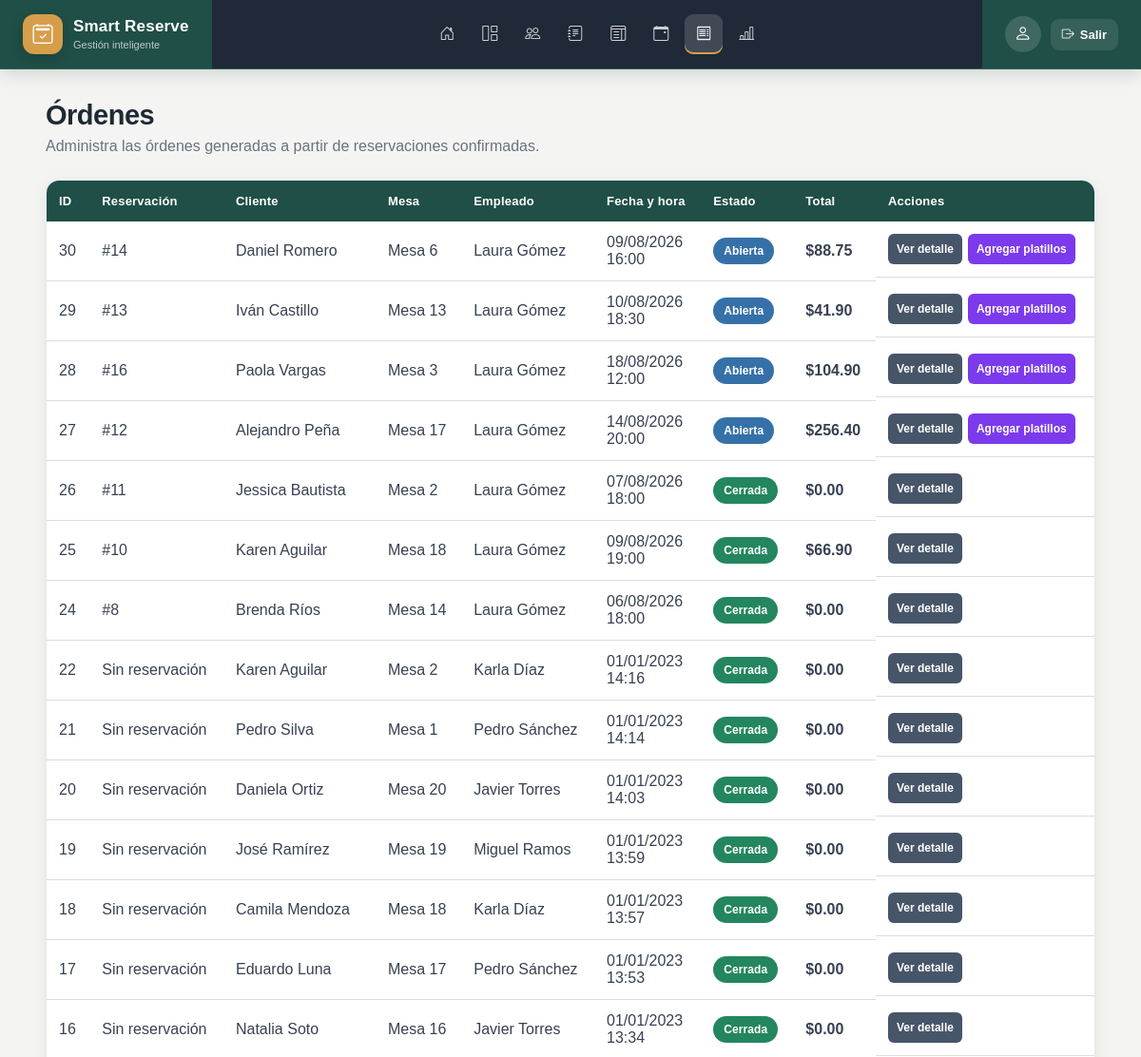
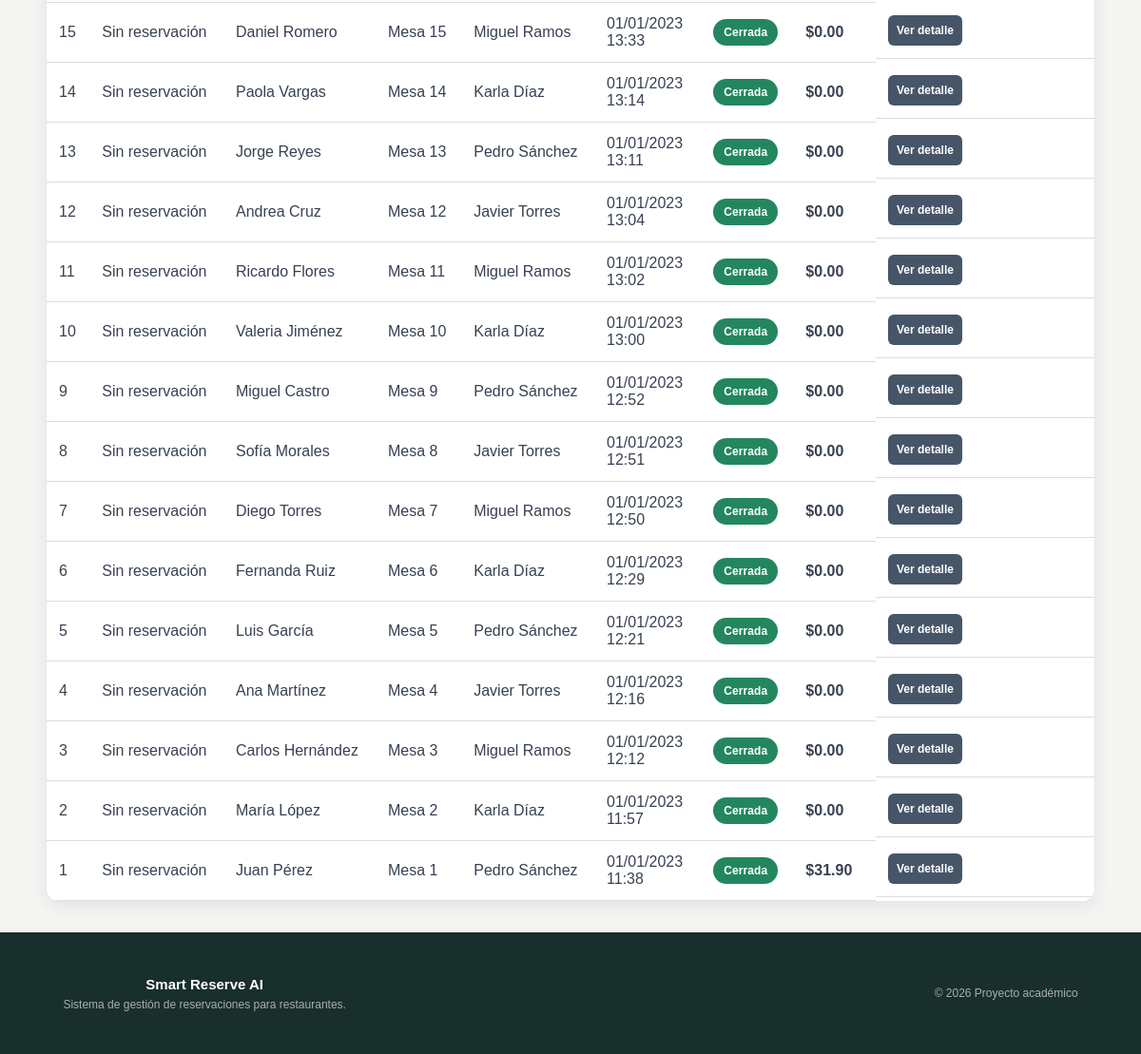
The page /ordenes.php on the database its author committed (2 pictures, top to bottom).
### tables this page shows
CREATE TABLE `orden` (
  `id_orden` int(11) NOT NULL,
  `id_cliente` int(11) NOT NULL,
  `id_mesa` int(11) NOT NULL,
  `id_usuario` int(11) NOT NULL,
  `fecha` date NOT NULL,
  `hora` time NOT NULL,
  `id_reservacion` int(11) DEFAULT NULL,
  `estado` enum('Abierta','Cerrada','Cancelada') NOT NULL DEFAULT 'Abierta',
  `total` decimal(10,2) NOT NULL DEFAULT 0.00
);

CREATE TABLE `cliente` (
  `id_cliente` int(11) NOT NULL,
  `nombre` varchar(100) NOT NULL,
  `telefono` varchar(15) DEFAULT NULL,
  `correo` varchar(100) DEFAULT NULL
);

CREATE TABLE `mesa` (
  `id_mesa` int(11) NOT NULL,
  `numero_mesa` int(11) NOT NULL,
  `capacidad` int(11) NOT NULL,
  `ubicacion` varchar(50) DEFAULT NULL,
  `estado` varchar(20) DEFAULT NULL
);

CREATE TABLE `usuario` (
  `id_usuario` int(11) NOT NULL,
  `nombre` varchar(100) NOT NULL,
  `correo` varchar(100) DEFAULT NULL,
  `contraseña` varchar(255) DEFAULT NULL,
  `rol` varchar(50) DEFAULT NULL
);

### ordenes.php (the view, shortened to what this page needs)
<?php
include("includes/conexion.php");
$sql = "
    SELECT
        o.id_orden,
        o.id_reservacion,
        o.estado,
        o.total,
        c.nombre AS cliente,
        m.numero_mesa,
        u.nombre AS empleado,
        o.fecha,
        o.hora
    FROM orden o
    INNER JOIN cliente c
        ON o.id_cliente = c.id_cliente
    INNER JOIN mesa m
        ON o.id_mesa = m.id_mesa
    INNER JOIN usuario u
        ON o.id_usuario = u.id_usuario
    ORDER BY o.id_orden DESC
";
$ordenes = $conexion->query($sql);
include("includes/header.php");
?>
<div class="encabezado-pagina">
    <div>
        <h1>Órdenes</h1>
        <p>
            Administra las órdenes generadas a partir de reservaciones confirmadas.
        </p>
    </div>
</div>
<div class="tabla-contenedor">
    <table>
        <thead>
            <tr>
                <th>ID</th>
                <th>Reservación</th>
                <th>Cliente</th>
                <th>Mesa</th>
                <th>Empleado</th>
                <th>Fecha y hora</th>
                <th>Estado</th>
                <th>Total</th>
                <th>Acciones</th>
            </tr>
        </thead>
        <tbody>
        <?php if ($ordenes && $ordenes->num_rows > 0) { ?>
            <?php while ($orden = $ordenes->fetch_assoc()) { ?>
                <?php
                    $claseEstado = strtolower($orden["estado"]);
                ?>
                <tr>
                    <td>
                        <?= (int) $orden["id_orden"] ?>
                    </td>
                    <td>
                        <?php if ($orden["id_reservacion"] !== null) { ?>
                            #<?= (int) $orden["id_reservacion"] ?>
                        <?php } else { ?>
                            Sin reservación
                        <?php } ?>
                    </td>
                    <td>
                        <?= htmlspecialchars($orden["cliente"]) ?>
                    </td>
                    <td>
                        Mesa <?= (int) $orden["numero_mesa"] ?>
                    </td>
                    <td>
                        <?= htmlspecialchars($orden["empleado"]) ?>
                    </td>
                    <td>
                        <?= date(
                            "d/m/Y",
                            strtotime($orden["fecha"])
                        ) ?>
                        <br>
                        <?= date(
                            "H:i",
                            strtotime($orden["hora"])
                        ) ?>
                    </td>
                    <td>
                        <span class="estado-orden <?= $claseEstado ?>">
                            <?= htmlspecialchars($orden["estado"]) ?>
                        </span>
                    </td>
                    <td>
                        <strong>
                            $<?= number_format(
                                (float) $orden["total"],
                                2
                            ) ?>
                        </strong>
                    </td>
                    <td class="acciones">
                        <a
                            href="detalle_orden.php?id=<?= (int) $orden["id_orden"] ?>"
                            class="boton-accion ver-detalle"
                        >
                            Ver detalle
                        </a>
                        <?php if ($orden["estado"] === "Abierta") { ?>
                            <a
                                href="agregar_platillos.php?id=<?= (int) $orden["id_orden"] ?>"
                                class="boton-accion agregar-producto"
                            >
                                Agregar platillos
                            </a>
                        <?php } ?>
                    </td>
                </tr>
            <?php } ?>
        <?php } ?>
        </tbody>
    </table>
</div>
<?php include("includes/footer.php"); ?>

### estilos.css (style rules this page uses)
* { margin:0; padding:0; box-sizing:border-box; font-family:Arial, Helvetica, sans-serif; }
body { background:#f4f6f9; }
h1 { margin-bottom:20px; color:#1f2937; }
table { width:100%; border-collapse:collapse; background:white; box-shadow:0 2px 10px rgba(0,0,0,.1); }
th { background:#2563eb; color:white; padding:12px; }
td { padding:10px; border-bottom:1px solid #ddd; }
.encabezado-pagina { display:flex; justify-content:space-between; align-items:center; gap:20px; margin-bottom:25px; }
.encabezado-pagina h1 { margin-bottom:6px; }
.encabezado-pagina p { color:#64748b; }
.acciones { display:flex; flex-wrap:wrap; gap:6px; }
.boton-accion { color:white; text-decoration:none; font-size:12px; font-weight:bold; padding:7px 9px; border-radius:6px; }
.tabla-contenedor { overflow-x:auto; }
.estado-orden { display:inline-block; padding:7px 11px; border-radius:20px; color:white; font-size:12px; font-weight:bold; }
.estado-orden.abierta { background:#2563eb; }
.estado-orden.cerrada { background:#16a34a; }
.ver-detalle { background:#475569; }
.agregar-producto { background:#7c3aed; }
:root { --color-primario:#1f4f46; --color-primario-oscuro:#173c36; --color-secundario:#d69e4b; --color-fondo:#f4f5f2; --color-superficie:#ffffff; --color-texto:#1f2933; --color-texto-suave:#6b7280; --color-borde:#e5e7eb; --color-exito:#23865f; --color-advertencia:#d7902f; --color-error:#c94a4a; --sombra-suave:0 4px 16px rgba(31,41,51,.08); --sombra-media:0 10px 28px rgba(31,41,51,.12); --radio:14px; }
html { min-height:100%; }
body { min-height:100vh; display:flex; flex-direction:column; background:var(--color-fondo); color:var(--color-texto); font-family: Inter, "Segoe UI", Arial, sans-serif; }
h1 { color:var(--color-texto); font-size:29px; letter-spacing:-.5px; }
.encabezado-pagina { margin-bottom:26px; }
.encabezado-pagina p { margin-top:7px; color:var(--color-texto-suave); }
.tabla-contenedor { border-radius:var(--radio); overflow:auto; background:white; border:1px solid var(--color-borde); box-shadow:var(--sombra-suave); }
table { box-shadow:none; }
th { background:var(--color-primario); padding:14px 13px; text-align:left; font-size:13px; letter-spacing:.2px; }
td { padding:13px; color:#374151; }
tbody tr { transition:background .15s ease; }
.boton-accion { display:inline-flex; align-items:center; justify-content:center; gap:5px; min-height:32px; }
.estado, .estado-orden { letter-spacing:.1px; }
.disponible, .completada, .estado-orden.cerrada { background:var(--color-exito); }
.confirmada, .estado-orden.abierta { background:#3571a8; }

### rows shown on the page
orden: id_orden "30", id_reservacion "14", id_cliente.nombre "Daniel Romero", id_mesa.numero_mesa "6", id_usuario.nombre "Laura Gómez", fecha "09/08/2026", hora "16:00", estado "Abierta", total "88.75"
orden: id_orden "29", id_reservacion "13", id_cliente.nombre "Iván Castillo", id_mesa.numero_mesa "13", id_usuario.nombre "Laura Gómez", fecha "10/08/2026", hora "18:30", estado "Abierta", total "41.90"
orden: id_orden "28", id_reservacion "16", id_cliente.nombre "Paola Vargas", id_mesa.numero_mesa "3", id_usuario.nombre "Laura Gómez", fecha "18/08/2026", hora "12:00", estado "Abierta", total "104.90"
orden: id_orden "27", id_reservacion "12", id_cliente.nombre "Alejandro Peña", id_mesa.numero_mesa "17", id_usuario.nombre "Laura Gómez", fecha "14/08/2026", hora "20:00", estado "Abierta", total "256.40"
orden: id_orden "26", id_reservacion "11", id_cliente.nombre "Jessica Bautista", id_mesa.numero_mesa "2", id_usuario.nombre "Laura Gómez", fecha "07/08/2026", hora "18:00", estado "Cerrada", total "0.00"
orden: id_orden "25", id_reservacion "10", id_cliente.nombre "Karen Aguilar", id_mesa.numero_mesa "18", id_usuario.nombre "Laura Gómez", fecha "09/08/2026", hora "19:00", estado "Cerrada", total "66.90"
orden: id_orden "24", id_reservacion "8", id_cliente.nombre "Brenda Ríos", id_mesa.numero_mesa "14", id_usuario.nombre "Laura Gómez", fecha "06/08/2026", hora "18:00", estado "Cerrada", total "0.00"
orden: id_orden "22", shows "Sin reservación", id_cliente.nombre "Karen Aguilar", id_mesa.numero_mesa "2", id_usuario.nombre "Karla Díaz", fecha "01/01/2023", hora "14:16", estado "Cerrada", total "0.00"
orden: id_orden "21", shows "Sin reservación", id_cliente.nombre "Pedro Silva", id_mesa.numero_mesa "1", id_usuario.nombre "Pedro Sánchez", fecha "01/01/2023", hora "14:14", estado "Cerrada", total "0.00"
orden: id_orden "20", shows "Sin reservación", id_cliente.nombre "Daniela Ortiz", id_mesa.numero_mesa "20", id_usuario.nombre "Javier Torres", fecha "01/01/2023", hora "14:03", estado "Cerrada", total "0.00"
orden: id_orden "19", shows "Sin reservación", id_cliente.nombre "José Ramírez", id_mesa.numero_mesa "19", id_usuario.nombre "Miguel Ramos", fecha "01/01/2023", hora "13:59", estado "Cerrada", total "0.00"
orden: id_orden "18", shows "Sin reservación", id_cliente.nombre "Camila Mendoza", id_mesa.numero_mesa "18", id_usuario.nombre "Karla Díaz", fecha "01/01/2023", hora "13:57", estado "Cerrada", total "0.00"
orden: id_orden "17", shows "Sin reservación", id_cliente.nombre "Eduardo Luna", id_mesa.numero_mesa "17", id_usuario.nombre "Pedro Sánchez", fecha "01/01/2023", hora "13:53", estado "Cerrada", total "0.00"
orden: id_orden "16", shows "Sin reservación", id_cliente.nombre "Natalia Soto", id_mesa.numero_mesa "16", id_usuario.nombre "Javier Torres", fecha "01/01/2023", hora "13:34", estado "Cerrada", total "0.00"
orden: id_orden "15", shows "Sin reservación", id_cliente.nombre "Daniel Romero", id_mesa.numero_mesa "15", id_usuario.nombre "Miguel Ramos", fecha "01/01/2023", hora "13:33", estado "Cerrada", total "0.00"
orden: id_orden "14", shows "Sin reservación", id_cliente.nombre "Paola Vargas", id_mesa.numero_mesa "14", id_usuario.nombre "Karla Díaz", fecha "01/01/2023", hora "13:14", estado "Cerrada", total "0.00"
orden: id_orden "13", shows "Sin reservación", id_cliente.nombre "Jorge Reyes", id_mesa.numero_mesa "13", id_usuario.nombre "Pedro Sánchez", fecha "01/01/2023", hora "13:11", estado "Cerrada", total "0.00"
orden: id_orden "12", shows "Sin reservación", id_cliente.nombre "Andrea Cruz", id_mesa.numero_mesa "12", id_usuario.nombre "Javier Torres", fecha "01/01/2023", hora "13:04", estado "Cerrada", total "0.00"
orden: id_orden "11", shows "Sin reservación", id_cliente.nombre "Ricardo Flores", id_mesa.numero_mesa "11", id_usuario.nombre "Miguel Ramos", fecha "01/01/2023", hora "13:02", estado "Cerrada", total "0.00"
orden: id_orden "10", shows "Sin reservación", id_cliente.nombre "Valeria Jiménez", id_mesa.numero_mesa "10", id_usuario.nombre "Karla Díaz", fecha "01/01/2023", hora "13:00", estado "Cerrada", total "0.00"
orden: id_orden "9", shows "Sin reservación", id_cliente.nombre "Miguel Castro", id_mesa.numero_mesa "9", id_usuario.nombre "Pedro Sánchez", fecha "01/01/2023", hora "12:52", estado "Cerrada", total "0.00"
orden: id_orden "8", shows "Sin reservación", id_cliente.nombre "Sofía Morales", id_mesa.numero_mesa "8", id_usuario.nombre "Javier Torres", fecha "01/01/2023", hora "12:51", estado "Cerrada", total "0.00"
orden: id_orden "7", shows "Sin reservación", id_cliente.nombre "Diego Torres", id_mesa.numero_mesa "7", id_usuario.nombre "Miguel Ramos", fecha "01/01/2023", hora "12:50", estado "Cerrada", total "0.00"
orden: id_orden "6", shows "Sin reservación", id_cliente.nombre "Fernanda Ruiz", id_mesa.numero_mesa "6", id_usuario.nombre "Karla Díaz", fecha "01/01/2023", hora "12:29", estado "Cerrada", total "0.00"
orden: id_orden "5", shows "Sin reservación", id_cliente.nombre "Luis García", id_mesa.numero_mesa "5", id_usuario.nombre "Pedro Sánchez", fecha "01/01/2023", hora "12:21", estado "Cerrada", total "0.00"
orden: id_orden "4", shows "Sin reservación", id_cliente.nombre "Ana Martínez", id_mesa.numero_mesa "4", id_usuario.nombre "Javier Torres", fecha "01/01/2023", hora "12:16", estado "Cerrada", total "0.00"
orden: id_orden "3", shows "Sin reservación", id_cliente.nombre "Carlos Hernández", id_mesa.numero_mesa "3", id_usuario.nombre "Miguel Ramos", fecha "01/01/2023", hora "12:12", estado "Cerrada", total "0.00"
orden: id_orden "2", shows "Sin reservación", id_cliente.nombre "María López", id_mesa.numero_mesa "2", id_usuario.nombre "Karla Díaz", fecha "01/01/2023", hora "11:57", estado "Cerrada", total "0.00"
orden: id_orden "1", shows "Sin reservación", id_cliente.nombre "Juan Pérez", id_mesa.numero_mesa "1", id_usuario.nombre "Pedro Sánchez", fecha "01/01/2023", hora "11:38", estado "Cerrada", total "31.90"
